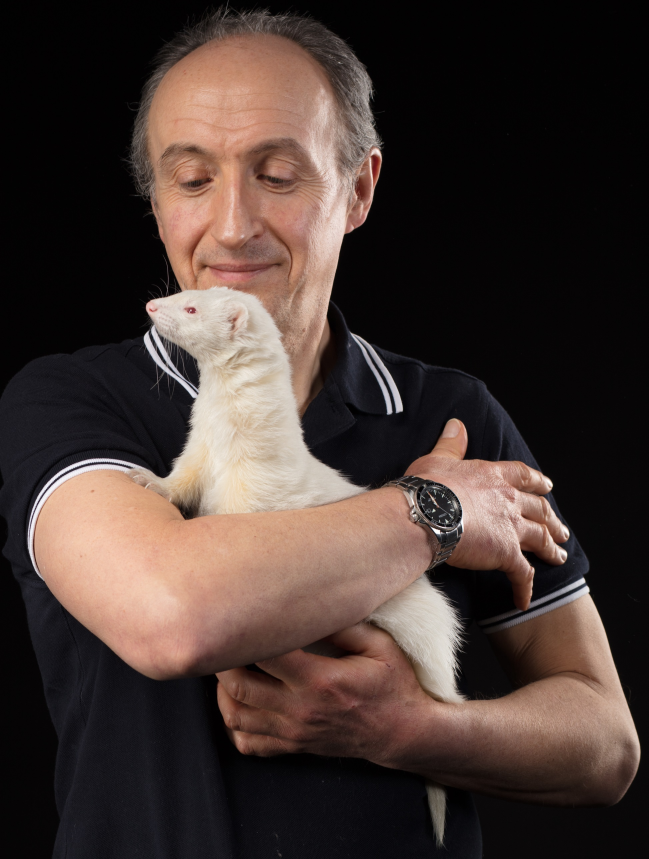
#> input picture ManWithWhiteFerret.jpg, 1945 x 2577 px (shown at 1/3 size)
$ python ColourReplacement.py
#> lines starting #> are read from the running program, lines starting #| are printed output that depends on the picture; after the words box and inside, x2 and y2 are one past the last pixel; in counts of white or black regions, pixels touching at a corner belong together
import cv2
import numpy as np
import os.path

###################################################################################################
### This program demonstrates the use of OpenCV functionality to replace regions of one colour  ###
### in an image with another colour.  In this case, areas of white are replaced by green.       ###
### To run this program, OpenCV 3.4 must be installed on your computer.                         ###
###                                                                                             ###
### Colour replacement is achieved by adding two images of the same size together.              ###
### In a digital image when a colour in one image is added to a corresponding area of black in  ###
### another image it is unchanged because black has a value of zero.                            ###
### So in the original image, areas of white have to be identified and then changed to black in ###
### order to be replaced by green. This is a 6 step process.  After each step the resulting     ###
### image is displayed to illustrate the image processing that has taken place.                 ###                                                        ###
###                                                                                             ###
### Set the constant IMAGE_FILE_PATH to the file path & name of an image containing an area(s)  ###
### of white.                                                                                   ###
###                                                                                             ###
### First the original image is displayed.  Press any key to advance to the next stage of image ###
### processing.                                                                                 ###
###                                                                                             ###
### The program will then create a mask displaying the identified regions of white against a    ###
### black background.   Areas of white correspond to those areas in the original image that     ###
### will be converted to green.                                                                 ###
###                                                                                             ###
### The cursor can now be used as an eraser to remove areas of the mask that should not be      ###
### converted to green.                                                                         ###
### To do this press the left mouse key and move the cursor over the mask.                      ###
### Areas of white under the cursor will be replaced by black and the corresponding areas of    ###
### the original image will not now be converted to green.                                      ###
### Release the left mouse key to stop erasing.  Pressing the 'r' key will reset the            ###
### mask to it's original state.                                                                ###
###                                                                                             ###
### Press the 'q' key when you are happy that the mask represents the area of the image you     ###
### wish to change to green.                                                                    ###
###                                                                                             ###
### Press any key to advance through the remaining stages of image processing.                  ###
###                                                                                             ###                                                                                            ###
### To close the program, close the 6 windows displaying the images by pressing the 'q' key.    ###
### Then press any key to close the console.                                                    ###
###################################################################################################
"""Replaces areas of white in an image with green."""

#######################################################################
### Window display function                                         ###
#######################################################################
def display_window(window_name, origin_x, origin_y, width, height, window_title, image):
    """Displays an image called image in a window called window_name with the title
        window_title. It's bottom left-hand corner is at (origin_x, origin_y). """
    cv2.namedWindow(window_name, cv2.WINDOW_NORMAL)
    cv2.moveWindow(window_name, origin_x, origin_y)
    cv2.resizeWindow(window_name, width, height)
    cv2.setWindowTitle(window_name, window_title)
    cv2.imshow(window_name, image)

#######################################################################
### Mouse callback function - executed when there is a mouse event. ###
#######################################################################
def eraser(event,x,y,flags,param):
    """Allows the cursor to be used as an eraser to remove areas of the mask."""
    global erase, image_name

    ERASER_COLOUR = (0,0,0)  #Black
    CIRCLE_RADIUS = 35 #pixels

    if event == cv2.EVENT_LBUTTONDOWN:
        # left mouse button pressed, start erasing the image
        # at position x,y (current cursor position) when the mouse is moved.
        erase = True

    elif event == cv2.EVENT_MOUSEMOVE:
        if erase == True:
            # If the left mouse button has been pressed,
            # indicated by the boolean erase being True
            # and the mouse is moving
            # draw a filled black (BRG(0,0,0)) circle
            # of radius 35 pixels at position x, y.
            cv2.circle(image_name, (x,y), CIRCLE_RADIUS, ERASER_COLOUR, cv2.FILLED)

    elif event == cv2.EVENT_LBUTTONUP:
        # stop erasing
        erase = False

# Initialise the global variable that determines if the area of the mask
# under the moving cursor should be erased or not.
erase = False

#######################################################################
###     Start of Python Script                                      ###
#######################################################################
try:
        IMAGE_FILE_PATH= 'ManWithWhiteFerret.jpg'
        # First check the image exists at the given location
        if os.path.isfile(IMAGE_FILE_PATH):
            # STEP 1 - Load the image as a colour image into the variable original_image
            original_image = cv2.imread(IMAGE_FILE_PATH, cv2.IMREAD_COLOR)
#> original_image is the input picture: shape (2577, 1945, 3); mean B, G, R 51.8, 56.7, 71.1

            # Display the original image
            display_window('original', 0, 0, 450, 600, 'Original Image', original_image)
            cv2.waitKey(0) #Halt execution of the script until any key is pressed


            # STEP 2 - Create the mask and display it in a while loop so the user can modify it.
            # First convert the original image from the BGR colourspace
            # to the Hue, Saturation, Value (HSV) colourspace.
            # HSV better models how humans see colour.  It takes into to account light intensity.
            # H – Hue ( Dominant Wavelength - colour ).
            # S – Saturation ( Purity / shades of the color ).
            # V – Value ( Light intensity ).
            original_image_hsv = cv2.cvtColor(original_image, cv2.COLOR_BGR2HSV)
#> original_image_hsv: shape (2577, 1945, 3); mean H, S, V 69.1, 73.8, 72

            # define range of white color in HSV.  The array values [H, S, V] may need to
            # be adjusted for your image. Data type, np.uint8, is integers in range 0-255
            lower_white = np.array([0,0,100], dtype=np.uint8)
            upper_white = np.array([30,70,255], dtype=np.uint8)

            # Create the mask. White areas map to areas of white
            # in the original image that have HSV values in the range
            # lower_white to upper_white
            mask = cv2.inRange(original_image_hsv, lower_white, upper_white)
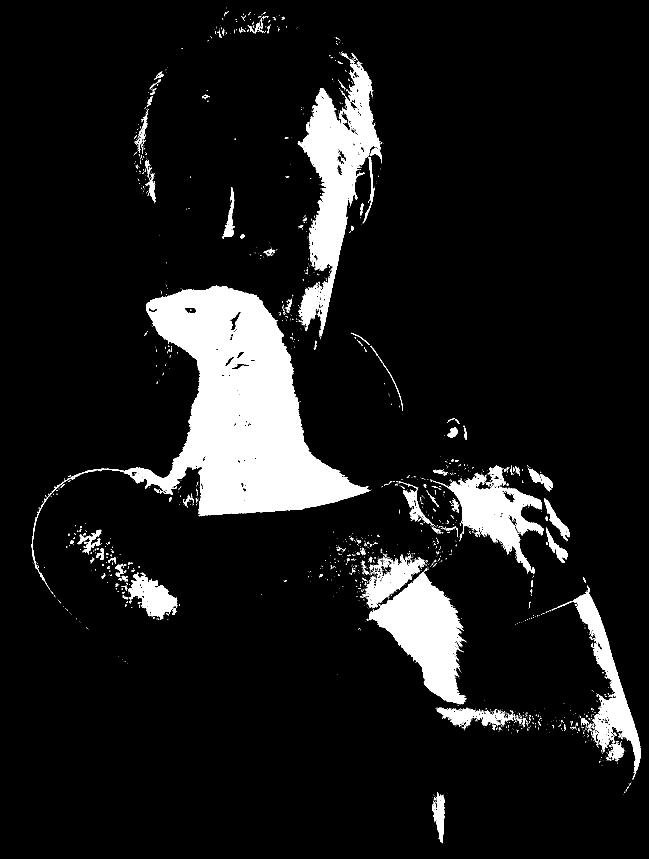
#> mask: shape (2577, 1945) (shown at 1/3 size); 9.8% white; 2088 white regions (1878 under 20 px), largest, box (x1, y1, x2, y2) and area: (95, 857, 1112, 1757) 238030, (894, 177, 1147, 1009) 74784, (1107, 1703, 1399, 2113) 54604

            # Display the mask
            display_window('mask', 450, 0, 450, 600, 'Mask - Modify it if necessary.', mask)

            # Set the global variable, image_name, used by the function called eraser
            image_name=mask

            # Make a copy of the original mask in case the user wishes
            # to undo any changes they make to the mask
            original_mask = mask.copy()

            #Bind the mouse callback function to the window called mask.
            #Each time a mouse event is fired, function eraser is called
            cv2.setMouseCallback('mask', eraser)

            #keep looping until the 'q' key is pressed
            while True:
                cv2.imshow('mask',mask)
                key = cv2.waitKey(1) & 0xFF
#> (key q is pressed here)

                # if the 'r' key is pressed, 'undo changes'
                # by displaying the original mask again
                if key == ord('r'):
                    mask = original_mask.copy()
                    image_name=mask  #Put the original mask back into the image_name variable

	            # if the 'q' key is pressed, break from the loop
                elif key == ord('q'):
                    break


            # STEP 3 - Invert the mask by changing white areas to black and black areas to white
            # The bitwise_not function, inverts every bit of an array by changing 0's (black)
            # to 1's (white) and 1's to 0's
            mask_inverse = cv2.bitwise_not(mask)
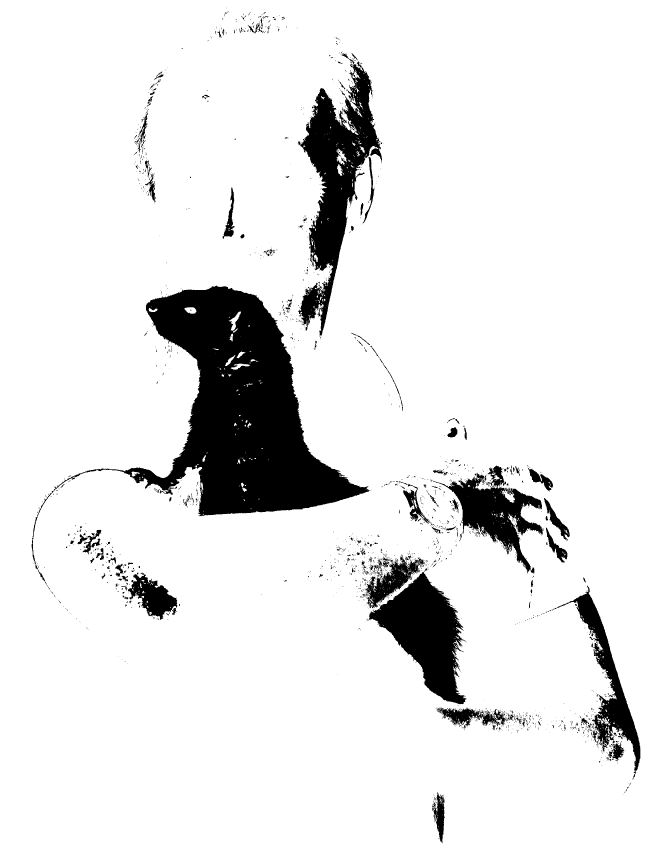
#> mask_inverse: shape (2577, 1945) (shown at 1/3 size); 90.2% white; 2088 black regions (1878 under 20 px), largest, box (x1, y1, x2, y2) and area: (95, 857, 1112, 1757) 238030, (894, 177, 1147, 1009) 74784, (1107, 1703, 1399, 2113) 54604

            #Display the inverse of the mask
            display_window('mask_inverse', 450, 0, 450, 600, 'Inverse of the mask', mask_inverse)
            cv2.waitKey(0)  #Halt execution of the script until any key is pressed

            # STEP 4 - Use the inverse mask to change white to black in the original image.
            # cv2.bitwise_and calculates the per-element bit-wise conjunction of two arrays
            # Where a white pixel overlays a black pixel the result is a black pixel
            # because a logical True (white=1) AND False (black=0) = False (black=0)
            # Same agrument applies to a white pixel and a pixel of any colour.
            # And White + White = White  (True AND True = True)
            original_image_white2black = cv2.bitwise_and(original_image, original_image, mask= mask_inverse)
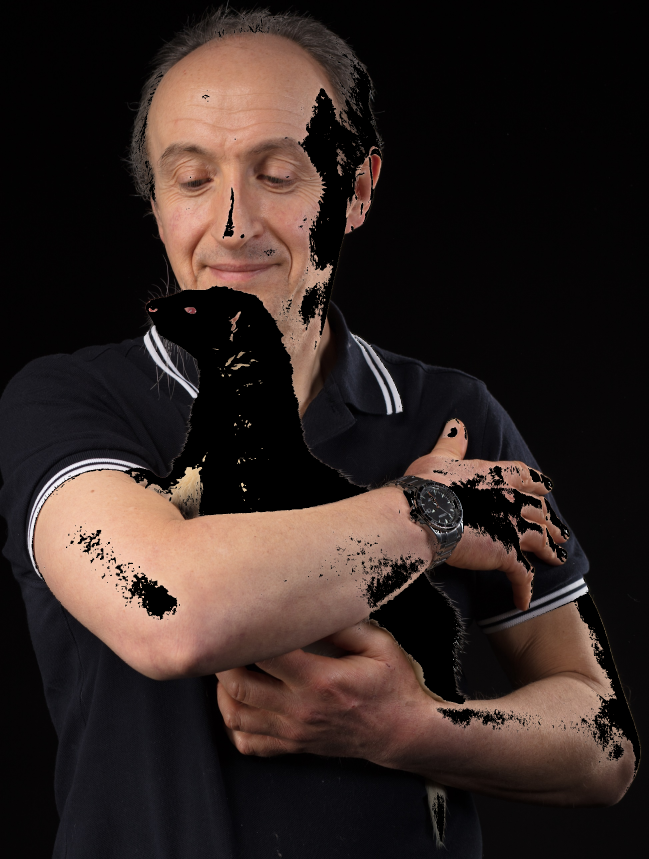
#> original_image_white2black: shape (2577, 1945, 3) (shown at 1/3 size); mean B, G, R 35.2, 38.8, 51.4

            #Display the resulting image
            display_window('original_image_white2black', 900, 0, 450, 600, \
                'Original image - With the inverse mask added.', original_image_white2black)
            cv2.waitKey(0) #Halt execution of the script until any key is pressed


            # STEP 5 - Create a green rectangle with the same size as the image in IMAGE_FILE_PATH
            # The mask will then be used to mask areas of green when the rest of the rectangle is set to black.

            #Get the dimensions of the original image
            width, height = original_image.shape[:2]
#> width = 2577; height = 1945

            #Initialise an RGB-image that is just black, which is the same size as the original image.
            green_rectangle = np.zeros((width,height,3), np.uint8)

            #Change black pixels to green
            green_rectangle[:,:] = (0,255,0) # (B, G, R)

            # Convert the green rectangle to black except for the area corresponding to the mask
            green_rectangle_masked = cv2.bitwise_and(green_rectangle, green_rectangle, mask = mask)
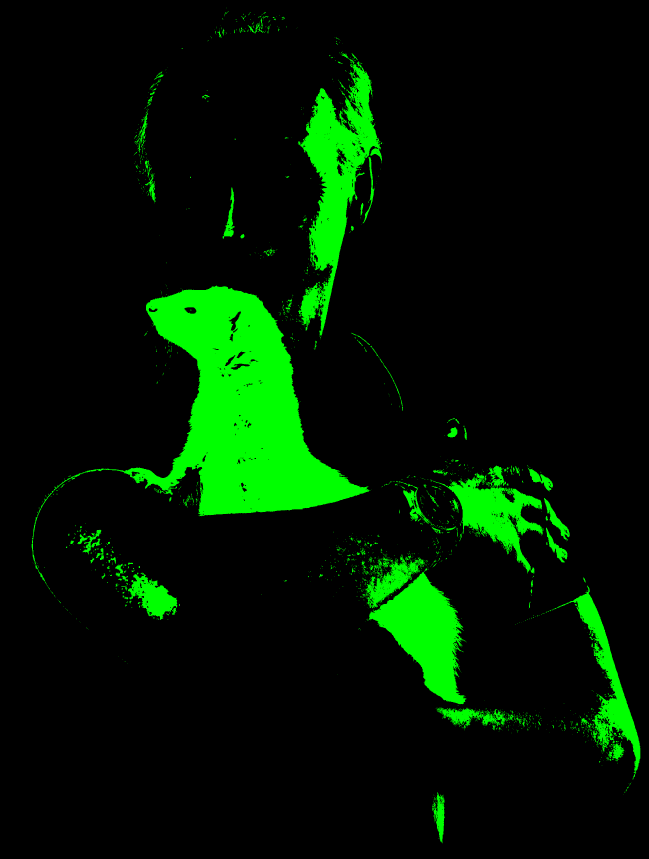
#> green_rectangle_masked: shape (2577, 1945, 3) (shown at 1/3 size); mean of channels 0, 1, 2 0, 24.9, 0; drawn as B, G, R
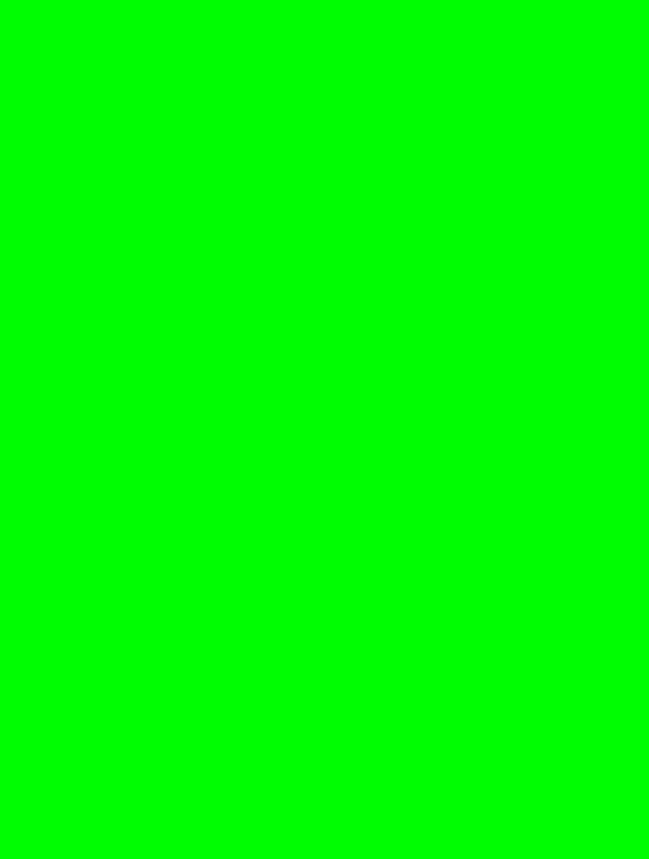
#> green_rectangle: shape (2577, 1945, 3) (shown at 1/3 size); mean of channels 0, 1, 2 0, 255, 0; drawn as B, G, R

            #Display the resulting image
            display_window('green_rectangle_masked', 450, 0, 450, 600, \
                'green rectangle - with mask', green_rectangle_masked)
            cv2.waitKey(0) #Halt execution of the script until any key is pressed

            # STEP 6 - Perform the colour replacement by adding the original image with white
            # changed to black to the masked green rectangle (unmasked areas changed to black).
            # Note black + anycolor = anycolor because the value of black is 0 in openCV.
            result = cv2.add(original_image_white2black, green_rectangle_masked)
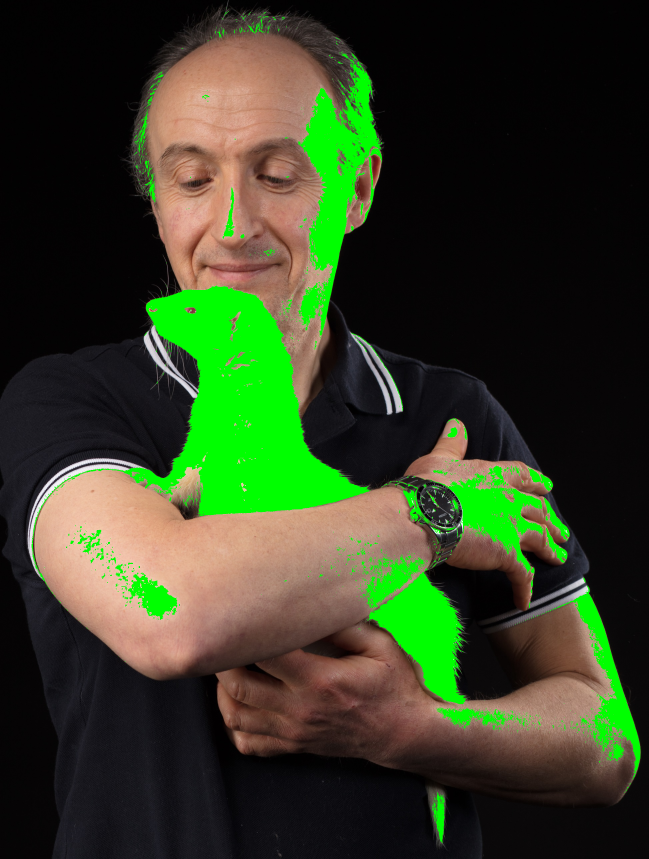
#> result: shape (2577, 1945, 3) (shown at 1/3 size); mean B, G, R 35.2, 63.7, 51.4

           # Display the image with white replaced by green
            display_window('result', 450, 0, 450, 600, 'Original image after colour replacement', result)
            cv2.waitKey(0) #Halt execution of the script until any key is pressed
            cv2.destroyAllWindows()
        else:
            raise IOError("Image file not found.")
except Exception as e:
    print(str(e))
